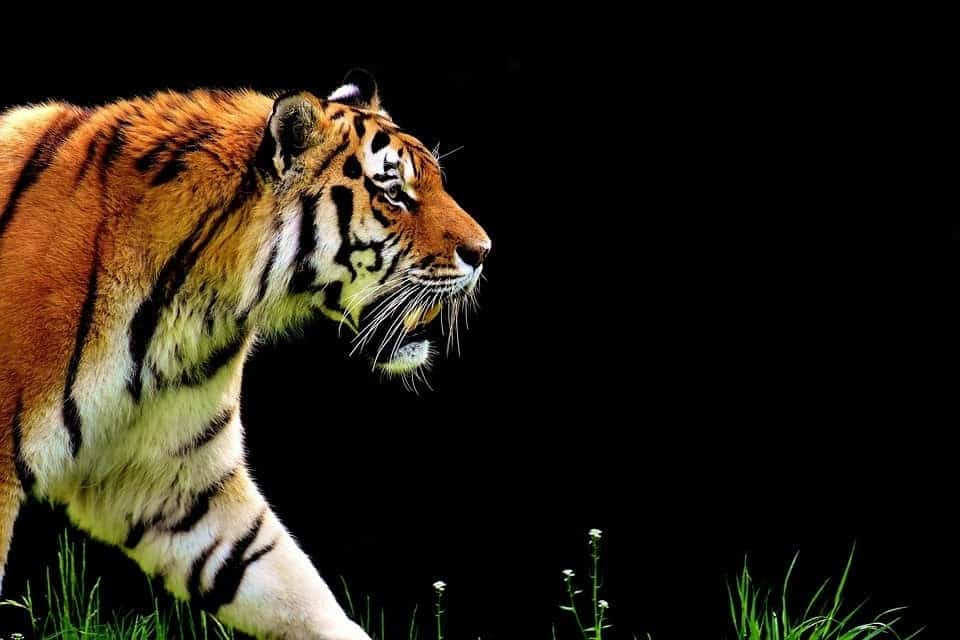
#> input picture dataset/tiger.jpg, 960 x 640 px, found by its file name
$ jupyter execute ORB.ipynb   (shell and % lines are left out)
#> lines starting #> are read from the running program, lines starting #| are printed output that depends on the picture
# Oreinted FAST and Rotated BRIEF

## Features from Accelerated and Segments Test)

Given a pixel p in an array fast compares the brightness of p to surrounding 16 pixels that are in a small circle around p. Pixels in the circle is then sorted into three classes (lighter than p, darker than p or similar to p). If more than 8 pixels are darker or brighter than p than it is selected as a keypoint. So keypoints found by fast gives us information of the location of determining edges in an image.

FAST (Features from Accelerated Segment Test) is a popular and efficient corner detection algorithm used in computer vision and image processing. It is designed to identify key interest points or corners in an image. FAST is known for its speed and is commonly used in real-time applications such as object tracking, motion analysis, and image stitching. Here's an overview of the FAST corner detection algorithm:

1. Corner Detection Criterion:
        FAST operates by comparing the intensities of pixels in a circular neighborhood around a candidate pixel with a threshold.
        A pixel is considered a corner if there exists a contiguous set of pixels in the circle (in a specific pattern) that are all brighter or darker than the central pixel by at least a certain threshold value.

2. Algorithm Steps:
        For each pixel in the image, FAST examines a circular neighborhood of 16 surrounding pixels.
        The algorithm then checks a specific set of 12 of these 16 pixels (the selected pattern).
        If there are at least 9 contiguous pixels in the pattern that are all brighter or darker than the central pixel, the central pixel is considered a corner.

3. Thresholding:
        The choice of the threshold value is critical and can affect the performance of the detector.
        A higher threshold results in fewer corners being detected (more selective), while a lower threshold results in more corners (less selective).

4. Non-maximum Suppression:
        FAST often detects multiple corners in close proximity.
        A non-maximum suppression step is typically applied to remove redundant or non-maximum corners by selecting the strongest one among the nearby candidates.

[cell 1]
import cv2
import matplotlib.pyplot as plt

[cell 2]
# Load an image
image_path = '../dataset/tiger.jpg'
image = cv2.imread(image_path)
#> image is the input picture: shape (640, 960, 3); mean B, G, R 21.1, 32.3, 39.7

# Convert BGR image to RGB format
image_rgb = cv2.cvtColor(image, cv2.COLOR_BGR2RGB)


# Create a FAST detector object
fast = cv2.FastFeatureDetector_create()

# Detect FAST keypoints
keypoints = fast.detect(image, None)
#> keypoints = 10683 keypoints; strongest (x, y, size): (570, 570, 7), (444, 584, 7), (442, 589, 7), (434, 584, 7)

# Draw the keypoints on the image
result_image = cv2.drawKeypoints(image_rgb, keypoints, None, color=(255, 255, 255))
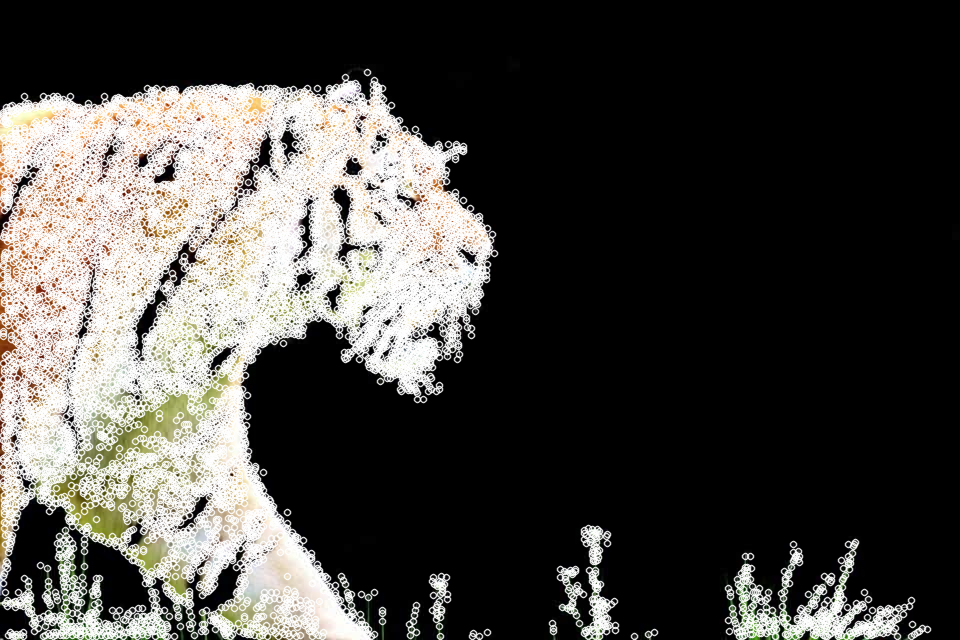
#> result_image: shape (640, 960, 3); mean R, G, B 71.7, 70.2, 66.9

# Display the result
plt.imshow(result_image)
plt.title("FAST Image")

## Binary Robust Independent Elementary Features

Brief takes all keypoints found by the fast algorithm and convert it into a binary feature vector so that together they can represent an object. Binary features vector also know as binary feature descriptor is a feature vector that only contains 1 and 0. In brief, each keypoint is described by a feature vector which is 128–512 bits string.

Here's an overview of how the BRIEF descriptor works:

1. Feature Point Detection: Before computing BRIEF descriptors, you typically need to detect feature points (keypoints) in your image using a detector like FAST, Harris, or SIFT.

2. Pairwise Comparison: BRIEF operates by comparing pairs of pixel values around a keypoint. It selects a set of pairs based on a sampling pattern or a set of predefined pairs.

3. Binary Encoding: For each pair, BRIEF compares the pixel values. If the intensity of the first pixel is greater than the second, it assigns a "1" to that position in the binary string; otherwise, it assigns a "0."

4. Descriptor Generation: After comparing all pairs, you obtain a binary string, which serves as the BRIEF descriptor for that keypoint. This binary string encodes information about the local image patch around the keypoint.

5. Matching: To match keypoints between images, you can use simple bitwise operations like XOR to compute the Hamming distance between the binary strings. A smaller Hamming distance indicates a better match.

BRIEF is known for its speed and simplicity, but it has some limitations, such as sensitivity to image rotation and scale changes. To address these limitations, extensions like BRISK (Binary Robust Invariant Scalable Keypoints) combine BRIEF with scale-invariant feature detection.

# ORB

ORB performs as well as SIFT on the task of feature detection (and is better than SURF) while being almost two orders of magnitude faster. ORB builds on the well-known FAST keypoint detector and the BRIEF descriptor. Both of these techniques are attractive because of their good performance and low cost. ORB’s main contributions are as follows:
    • The addition of a fast and accurate orientation component to FAST
    • The efficient computation of oriented BRIEF features
    • Analysis of variance and correlation of oriented BRIEF features
    • A learning method for decorrelating BRIEF features under rotational invariance, leading to better performance in nearest-neighbor applications

[cell 3]
import cv2
import matplotlib.pyplot as plt
import numpy as np

# Load the image
image1 = cv2.imread(image_path)

# Convert the training image to RGB
training_image = cv2.cvtColor(image1, cv2.COLOR_BGR2RGB)

# Convert the training image to gray scale
training_gray = cv2.cvtColor(training_image, cv2.COLOR_RGB2GRAY)
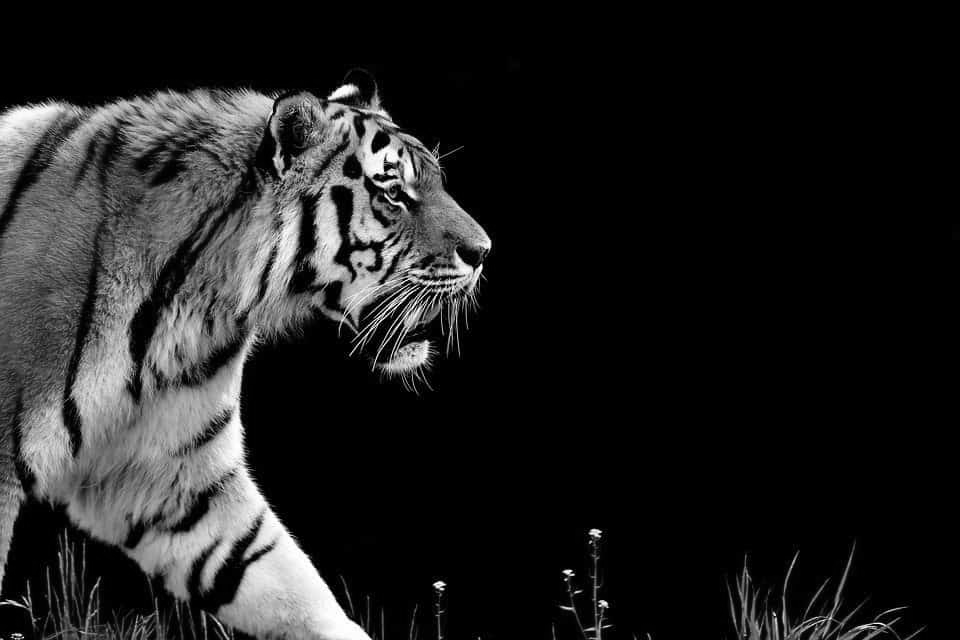
#> training_gray: shape (640, 960); min 0, max 255, mean 33.2

# Create test image by adding Scale Invariance and Rotational Invariance
test_image = cv2.pyrDown(training_image)
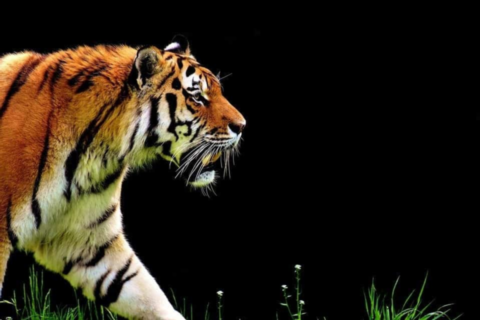
#> test_image: shape (320, 480, 3); mean R, G, B 39.7, 32.3, 21
test_image = cv2.pyrDown(test_image)
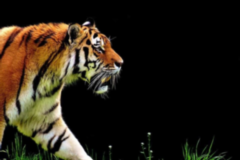
#> test_image: shape (160, 240, 3); mean R, G, B 39.8, 32.3, 21
num_rows, num_cols = test_image.shape[:2]
#> num_rows = 160; num_cols = 240

rotation_matrix = cv2.getRotationMatrix2D((num_cols/2, num_rows/2), 30, 1)
test_image = cv2.warpAffine(test_image, rotation_matrix, (num_cols, num_rows))
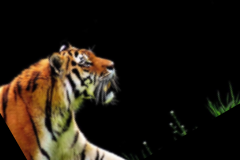
#> test_image: shape (160, 240, 3); mean R, G, B 32.9, 25.4, 16.3

test_gray = cv2.cvtColor(test_image, cv2.COLOR_RGB2GRAY)
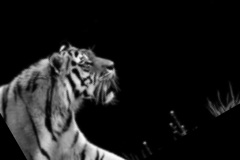
#> test_gray: shape (160, 240); min 0, max 250, mean 26.6

# Display traning image and testing image
fx, plots = plt.subplots(1, 2, figsize=(20,10))

plots[0].set_title("Training Image")
plots[0].imshow(training_image)

plots[1].set_title("Testing Image")
plots[1].imshow(test_image)

[cell 4]
orb = cv2.ORB_create()

train_keypoints, train_descriptor = orb.detectAndCompute(training_gray, None)
#> train_keypoints = 500 keypoints; strongest (x, y, size): (572, 572, 31), (387, 166, 53.6), (442, 586, 31), (437, 584, 53.6)
test_keypoints, test_descriptor = orb.detectAndCompute(test_gray, None)
#> test_keypoints = 354 keypoints; strongest (x, y, size): (76, 59, 44.6), (76, 55, 31), (84, 79, 37.2), (78, 60, 37.2)

keypoints_without_size = np.copy(training_image)
keypoints_with_size = np.copy(training_image)

cv2.drawKeypoints(training_image, train_keypoints, keypoints_without_size, color = (0, 255, 0))
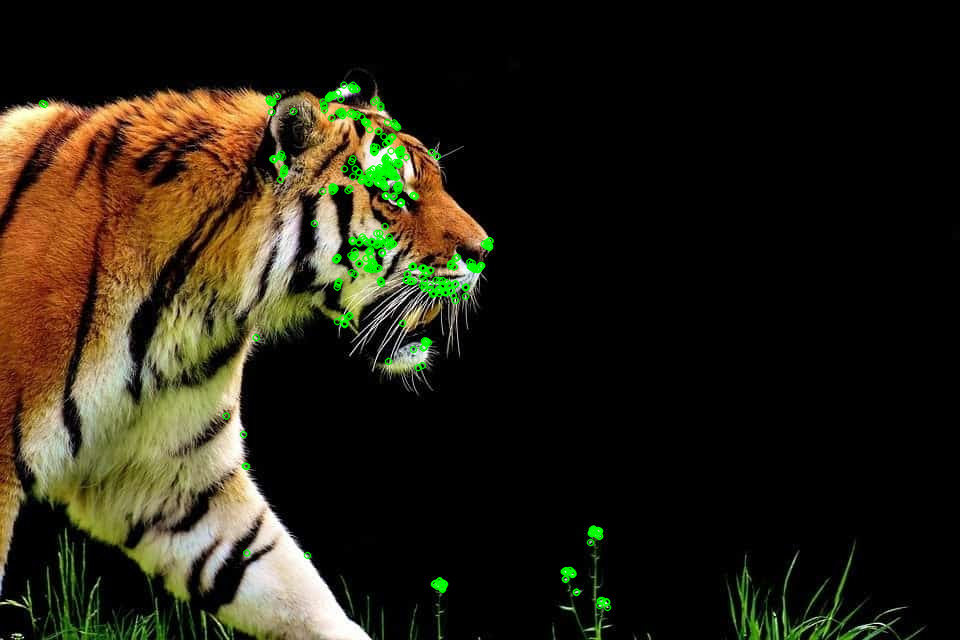
#> keypoints_without_size: shape (640, 960, 3); mean R, G, B 38.5, 33.8, 20.1

cv2.drawKeypoints(training_image, train_keypoints, keypoints_with_size, flags = cv2.DRAW_MATCHES_FLAGS_DRAW_RICH_KEYPOINTS)
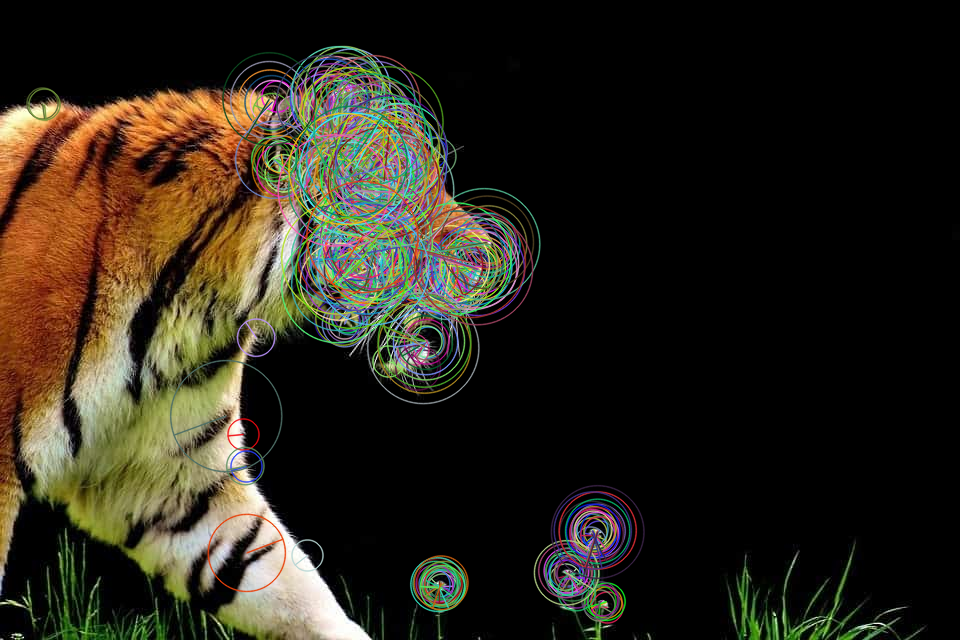
#> keypoints_with_size: shape (640, 960, 3); mean R, G, B 42.9, 37.6, 26.4

# Display image with and without keypoints size
fx, plots = plt.subplots(1, 2, figsize=(20,10))

plots[0].set_title("Train keypoints With Size")
plots[0].imshow(keypoints_with_size, cmap='gray')

plots[1].set_title("Train keypoints Without Size")
plots[1].imshow(keypoints_without_size, cmap='gray')

# Print the number of keypoints detected in the training image
print("Number of Keypoints Detected In The Training Image: ", len(train_keypoints))
#| Number of Keypoints Detected In The Training Image:  500

# Print the number of keypoints detected in the query image
print("Number of Keypoints Detected In The Query Image: ", len(test_keypoints))
#| Number of Keypoints Detected In The Query Image:  354

[cell 5]
# Create a Brute Force Matcher object.
bf = cv2.BFMatcher(cv2.NORM_HAMMING, crossCheck = True)

# Perform the matching between the ORB descriptors of the training image and the test image
matches = bf.match(train_descriptor, test_descriptor)
#> matches = 112 matches

# The matches with shorter distance are the ones we want.
matches = sorted(matches, key = lambda x : x.distance)

result = cv2.drawMatches(training_image, train_keypoints, test_gray, test_keypoints, matches, test_gray, flags = 2)
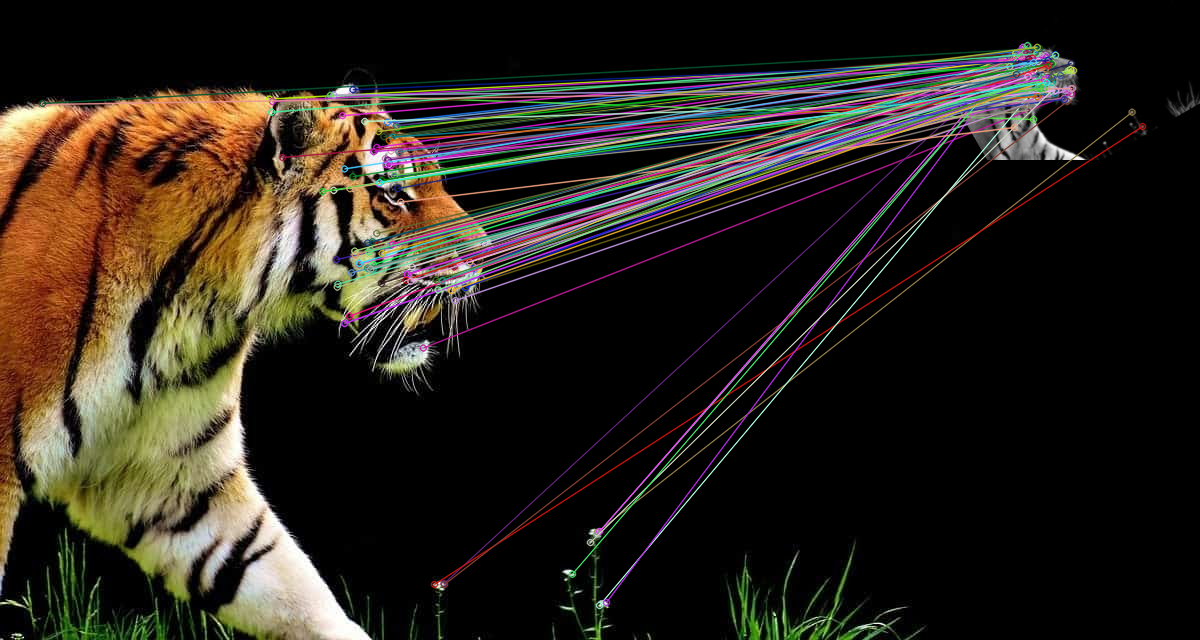
#> result: shape (640, 1200, 3); mean R, G, B 42.2, 36.1, 28

# Display the best matching points
plt.rcParams['figure.figsize'] = [14.0, 7.0]
plt.title('Best Matching Points')
plt.imshow(result)
plt.show()

# Print total number of matching points between the training and query images
print("\nNumber of Matching Keypoints Between The Training and Query Images: ", len(matches))
#| Number of Matching Keypoints Between The Training and Query Images:  112

$ run again, with dataset/moon.jpg copied over dataset/tiger.jpg
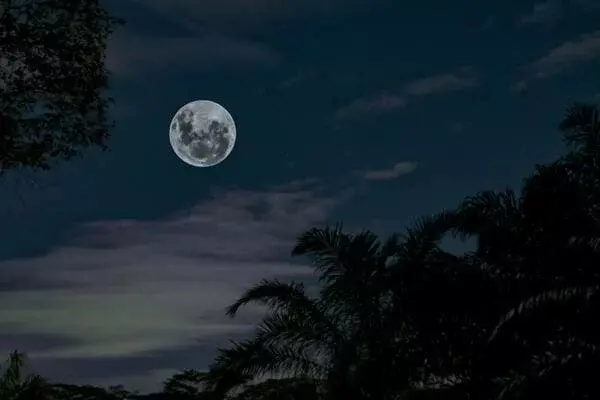
#> input picture dataset/moon.jpg, 600 x 400 px, found by its file name
#> image is the input picture: shape (400, 600, 3); mean B, G, R 39.9, 32, 20.2
#> keypoints = 1679 keypoints; strongest (x, y, size): (215, 155, 7), (192, 114, 7), (227, 131, 7), (224, 134, 7)
#> `test_gray = cv2.cvtColor(test_image, cv2.COLOR_RGB2GRAY)`:
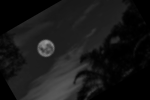
#> test_gray: shape (100, 150); min 0, max 157, mean 23.7
#> train_keypoints = 465 keypoints; strongest (x, y, size): (224, 128, 92.6), (215, 115, 111.1), (227, 131, 31), (218, 116, 92.6)
#> test_keypoints = 40 keypoints; strongest (x, y, size): (47, 42, 31), (40, 43, 37.2), (48, 40, 37.2), (46, 40, 37.2)
#> keypoints_without_size: shape (400, 600, 3); mean R, G, B 19, 35.9, 38.4
#| Number of Keypoints Detected In The Training Image:  465
#| Number of Keypoints Detected In The Query Image:  40
#> matches = 15 matches
#> `result = cv2.drawMatches(training_image, train_keypoints, test_gray, t..`:
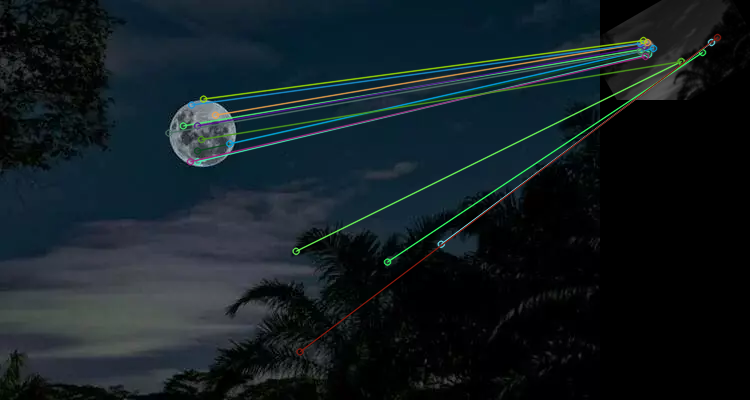
#> result: shape (400, 750, 3); mean R, G, B 19.4, 29.8, 34.6
#| Number of Matching Keypoints Between The Training and Query Images:  15
